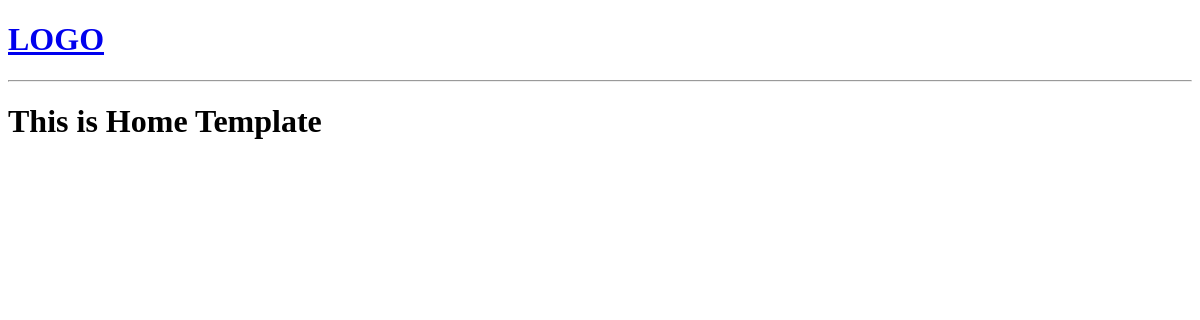
/, run on an earlier commit of the app's database.
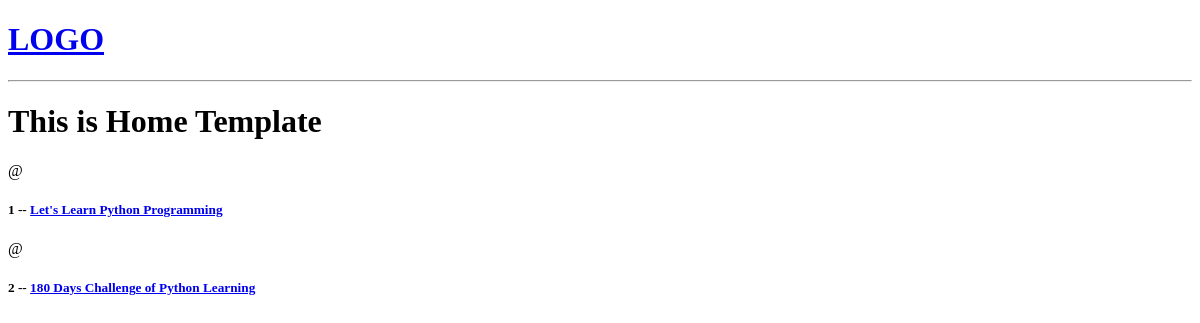
And on a later commit of the database.
### base/models.py (models this page shows)
class Room(models.Model):
    host = models.ForeignKey(User, on_delete=models.SET_NULL, null=True)
    topic = models.ForeignKey(Topic, on_delete=models.SET_NULL, null=True)
    name = models.CharField(max_length=200)
    description = models.TextField(null=True, blank=True)
    updated = models.DateTimeField(auto_now=True)
    created = models.DateTimeField(auto_now_add=True)

### base/views.py (the view)
# urls.py: path('', views.home, name="home"),
def home(request):
    rooms = Room.objects.all()
    context = {'rooms': rooms}
    return render(request, 'base/home.html', context)

### base/templates/base/home.html (shortened to what this page needs)
{% extends "main.html" %}
{% block content %}
<h1>This is Home Template</h1>
<div>
    <div>
        {% for room in rooms %}
        <div>
            <span>@{{room.host.username}}</span>
            <h5>{{room.id}} -- <a href="{% url 'room' room.id %}">{{room.name}}</a></h5>
        </div>
        {% endfor %}
    </div>
</div>
{% endblock content %}

What changed in the data, as far as the page shows it:
added Room: id "1", name "Let's Learn Python Programming"
added Room: id "2", name "180 Days Challenge of Python Learning"
